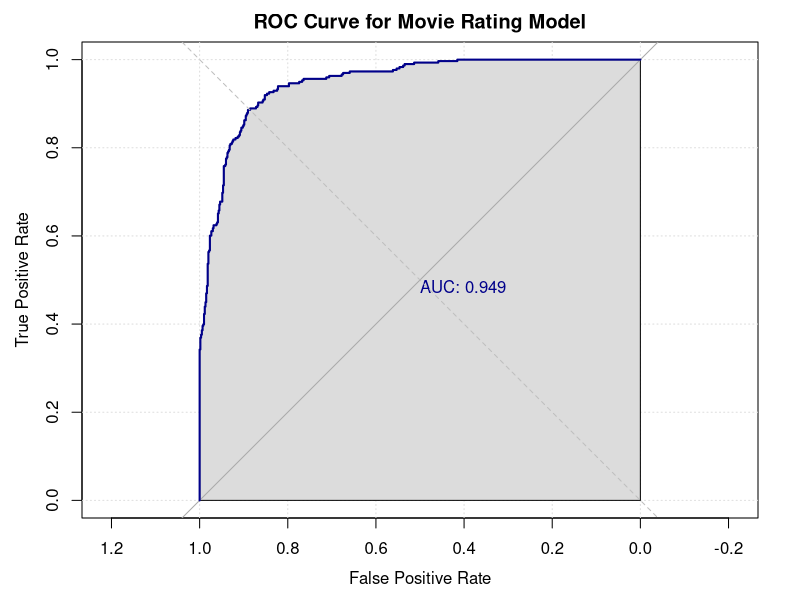
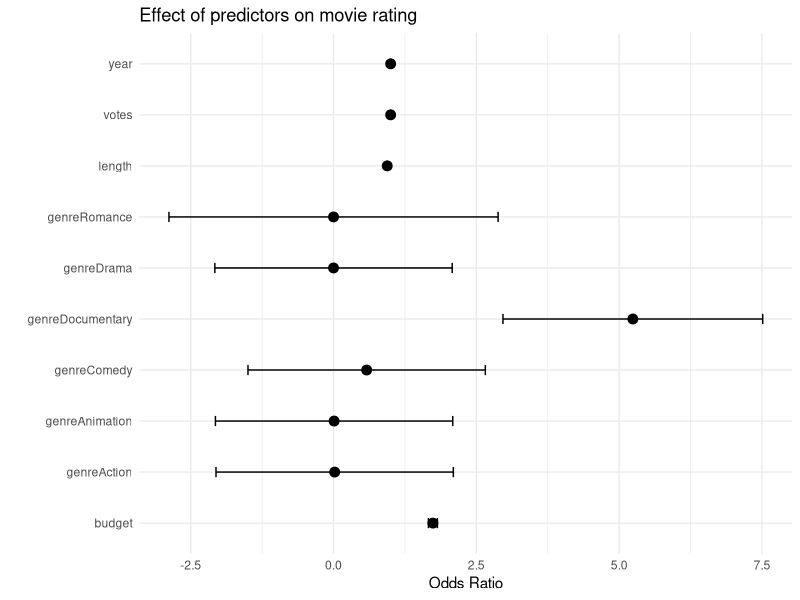

Recreate these plots in R, in order.
## ---- chunk 1
knitr::opts_chunk$set(echo = TRUE)
## ---- chunk 2
# Load required packages
library(tidyverse)
library(ggplot2)
library(scales)
library(dplyr)
library(broom)
library(pROC)
## ---- chunk 3
# read data
films <- read.csv("dataset9.csv", header = TRUE)
# View data structures and variable types
str(films)
# View variable distribution
summary(films)
# Correlation matrix
cor(films[,c("year", "length", "budget", "votes", "rating")])
# Check for missing values
sum(is.na(films))
# Check which column has missing values
colSums(is.na(films))
# ########Fill missing values (any other way?)
mean_length <- mean(films$length, na.rm = TRUE)
films$length[is.na(films$length)] <- mean_length
# Check if missing values were filled successfully
sum(is.na(films))
## ---- chunk 4
# Convert year and length to continuous variables(Because time and length can be regarded as unlimited values)
films$year <- as.numeric(as.character(films$year))
films$length <- as.numeric(as.character(films$length))
# one-hot encoding
films <- cbind(films, model.matrix(~genre-1, data=films))
# Binarize the IMDB score
films$rating2 <- ifelse(films$rating > 7, 1, 0)
# Split data into training and testing sets
set.seed(123)
train_index <- sample(1:nrow(films), size = round(nrow(films) * 0.7), replace = FALSE)
train_data <- films[train_index, ]
test_data <- films[-train_index, ]
## ---- chunk 5
# Fit the glm model on the training data
fit <- glm(rating2 ~ year + length + budget + votes + genreAction + genreAnimation+genreComedy + genreDocumentary + genreDrama + genreRomance, data=train_data, family=binomial)

# Predict the test data using the fitted model
test_data$predicted <- predict(fit, newdata = test_data, type = "response")
# Calculate the ROC curve and AUC

roc_data <- roc(test_data$rating2, test_data$predicted)
roc_auc <- auc(roc_data)

# Plot the ROC curve
plot(roc_data, main = "ROC Curve for Movie Rating Model",
     xlab = "False Positive Rate", ylab = "True Positive Rate", 
     print.auc = TRUE, auc.polygon = TRUE, grid=c(0.2, 0.2), col = "darkblue")
abline(a = 0, b = 1, lty = 2, col = "gray")
## ---- chunk 6
# Extract Coefficients and Standard Errors
coef_df <- tidy(fit, exponentiate = TRUE) %>%
  filter(term != "(Intercept)") %>%
  mutate_if(is.numeric, list(~ round(., 2))) %>%
  mutate(lower = estimate - 1.96 * std.error,
         upper = estimate + 1.96 * std.error)

# plot the coefficients
ggplot(coef_df, aes(x = term, y = estimate)) +
  geom_point(size = 3) +
  geom_errorbar(aes(ymin = lower, ymax = upper), width = 0.2) +
  coord_flip() +
  labs(title = "Effect of predictors on movie rating",
       x = "", y = "Odds Ratio") +
  theme_minimal()
## ---- chunk 7
# After selecting variables:
# By the result of glm fit summary, we choose the variables with p-value lower than 0.05
# By the result of odds ratio, we choose the variables that have influence on rating
fit2 = glm(rating2 ~ length + budget + votes + genreAction + genreAnimation + genreDrama + genreRomance, data=films, family=binomial)
fit3 = glm(rating2 ~ length + budget + genreComedy + genreDocumentary , data=films, family=binomial)
table = matrix(c(fit$aic, fit2$aic, fit3$aic), dimnames = list(c("fit","fit2","fit3"), c("AIC")))
table
